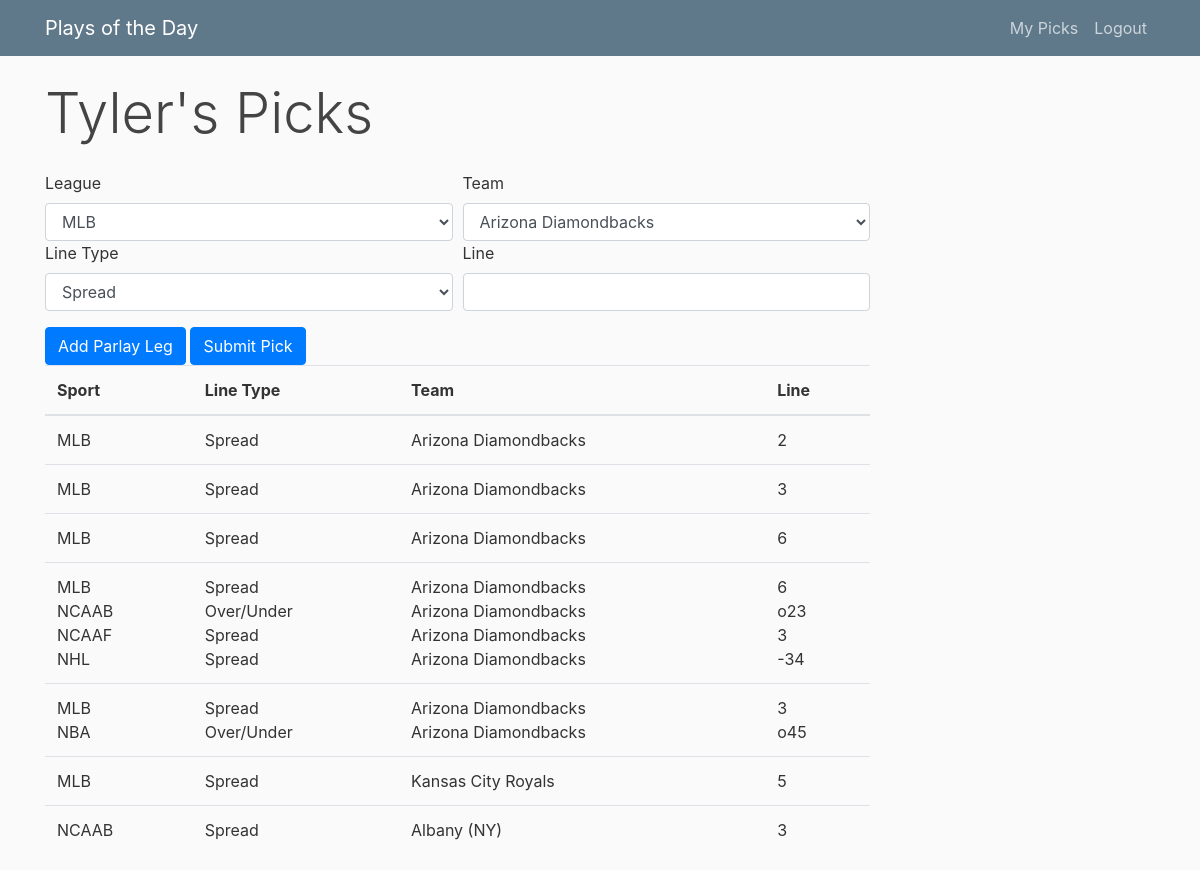
The app's page /mypicks (signed in), older data.
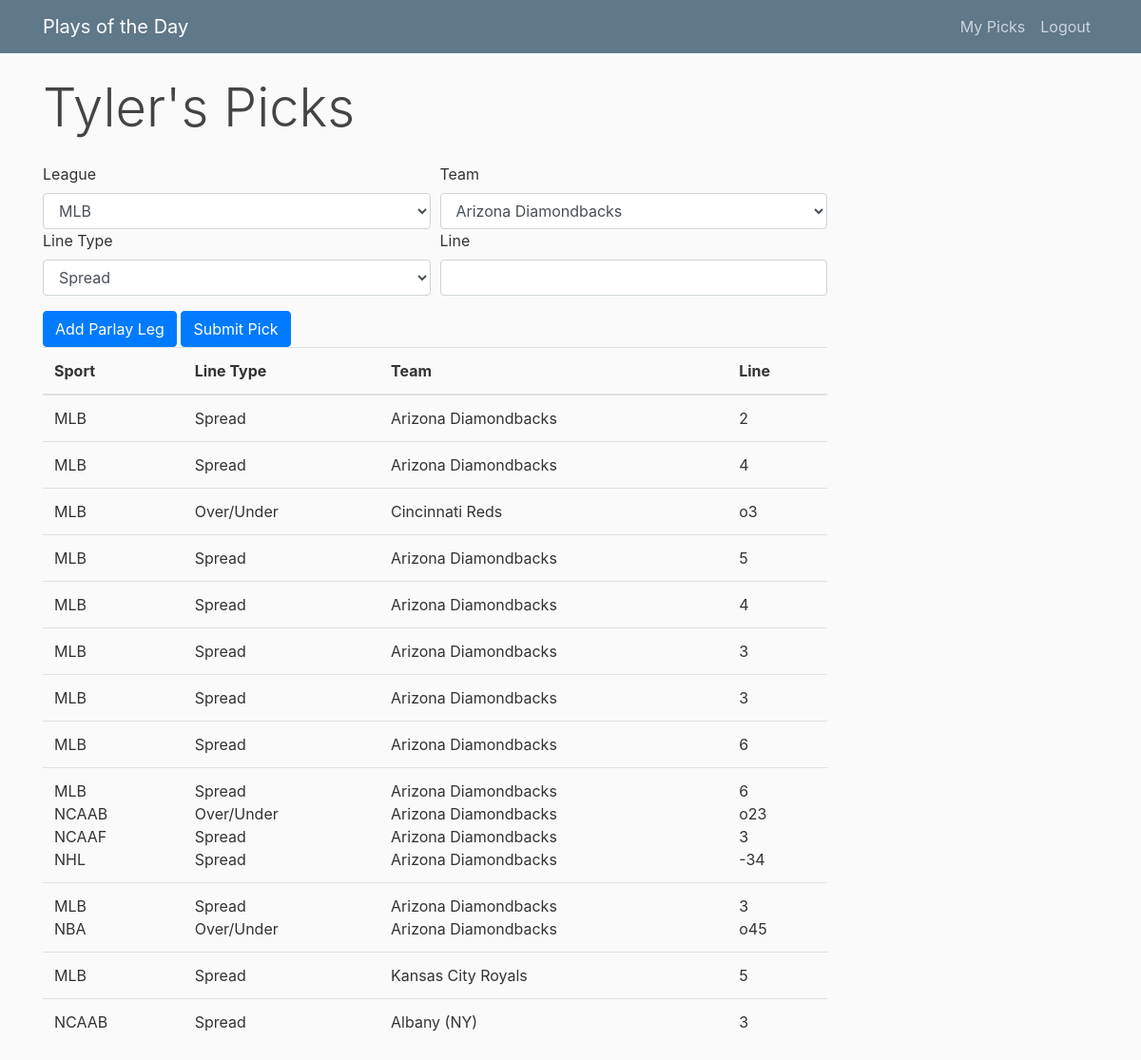
The same page, newer data.
### pod/models.py (models this page shows, shortened)
class User(db.Model, UserMixin):
    id = db.Column(db.Integer, primary_key=True)
    firstname = db.Column(db.String(30), nullable=False)
    lastname = db.Column(db.String(30), nullable=False)
    email = db.Column(db.String(120), nullable=False, unique=True)
    picks = db.relationship('Pick', backref='userobj', lazy=False)

class Pick(db.Model):
    id = db.Column(db.Integer, primary_key=True)
    user_id = db.Column(db.Integer, db.ForeignKey('user.id'), nullable=False)
    date = db.Column(db.Date, nullable=False)
    sport = db.Column(db.String(60), nullable=False)
    team = db.Column(db.String(60), nullable=False)
    linetype = db.Column(db.String(60), nullable=False)
    line = db.Column(db.String(60), nullable=False)
    odds = db.Column(db.Integer, nullable=True)
    result = db.Column(db.Boolean, nullable=True)
    parlay_id = db.Column(db.Integer, db.ForeignKey('parlay.id'), nullable=True)

### pod/picks/routes.py (the view, shortened to what this page needs)
@picks.route("/mypicks", methods=['GET', 'POST'])
@login_required
def mypicks():
    picks = Pick.query.filter(Pick.user_id == current_user.id).order_by(Pick.date.desc()).all()
    form = ParlayForm()
    return render_template('mypicks.html', picks=picks, form=form)

### pod/picks/forms.py (shortened to what this page needs)
class ParlayForm(FlaskForm):
    picks = FieldList(FormField(ParlayPickForm), min_entries=1, max_entries=10)

class ParlayPickForm(FlaskForm):
    sport = SelectField('sport', choices=[('MLB', 'MLB'), ('NBA', 'NBA'), ('NCAAB', 'NCAAB'), ('NCAAF', 'NCAAF'), ('NFL', 'NFL'), ('NHL', 'NHL')])
    team = NonValidatingSelectField('team', choices=mlbtup)
    linetype = SelectField('linetype', choices=[('Spread', 'Spread'), ('MoneyLine', 'MoneyLine'), ('Over/Under', 'Over/Under'), ('Prop', 'Prop')])
    line = NonValidatingStringField('line', validators=[Regexp(r'(^[-+]?[1-9]\d*(\.5)?$)+')])
    date = StringField()

### pod/models.py (called while the page is built)
@login_manager.user_loader
def load_user(user_id):
    return User.query.get(int(user_id))

### pod/templates/mypicks.html (shortened to what this page needs)
{% extends "layout.html" %}
{% block content1  %}
<h2 class="display-4 mb-4">{{current_user.firstname}}'s Picks</h2>
<form id="pick-form" class="needs-validation" action="" method="POST" role = "form" novalidate>
<div id="subforms-container" class="">
    <div id="pick-0-form" class="subform form-group mb-3" data-index="0">
        <div class="form-row">
            <div class="col">
                <label for="picks-0-sport">League</label>
                <select class="form-control sport" id="picks-0-sport" name="picks-0-sport">
                    <option value="MLB">MLB</option>
                </select>
            </div>
            <div class="col">
                <label for="picks-0-team">Team</label>
                <select class="form-control team" id="picks-0-team" name="picks-0-team">
                    <option value="Arizona Diamondbacks">Arizona Diamondbacks</option>
                </select>
            </div>
        </div>
        <div class="form-row">
            <div class="col">
                <label for="picks-0-linetype">Line Type</label>
                <select class="form-control" id="picks-0-linetype" name="picks-0-linetype">
                    <option value="Spread">Spread</option>
                </select>
            </div>
            <div class="col">
                <label for="picks-0-line">Line</label>
                <input class="form-control" id="picks-0-line" name="picks-0-line" type="text" value="" pattern="(^[ou][1-9]\d*(.5)?$)|(^[-+]?[1-9]\d*(\.5)?$)" required>
            </div>
        </div>
    </div>
</div>
<button type="button" id="add" class="btn btn-primary">Add Parlay Leg</button>
<button type="submit" class="btn btn-primary">Submit Pick</button>
</form>
{% endblock content1 %}
{% block content2 %}
<div class="table-responsive">
  <table class="table">
    <thead>
      <th scope="col">Sport</th>
      <th scope="col">Line Type</th>
      <th scope="col">Team</th>
      <th scope="col">Line</th>
    </thead>
      {% set skip_list = [] %}
      {% for pick in picks %}
        {% if pick.id in skip_list %}
        {% else %}
          {% if pick.parlay_id == None %}
            <tr>
              <td>{{pick.sport}}</td>
              <td>{{pick.linetype}}</td>
              <td>{{pick.team}}</td>
              <td>{{pick.line}}</td>
            </tr>
          {% else %}
          <tr>
            <td>
              {% for parpick in pick.parlayobj.picks %}
                <div>{{parpick.sport}}</div>
                {% do skip_list.append(parpick.id) %}
              {% endfor %}
            </td>
            <td>
              {% for parpick in pick.parlayobj.picks %}
                <div>{{parpick.linetype}}</div>
              {% endfor %}
            </td>
            <td>
              {% for parpick in pick.parlayobj.picks %}
                <div>{{parpick.team}}</div>
              {% endfor %}
            </td>
            <td>
              {% for parpick in pick.parlayobj.picks %}
                <div>{{parpick.line}}</div>
              {% endfor %}
            </td>
          </tr>
          {% endif %}
        {% endif %}
      {% endfor %}
  </table>
</div>
{% endblock content2 %}

### pod/templates/layout.html (shortened to what this page needs)
<!DOCTYPE html>
<html>
<head>
    <link rel="stylesheet" href="https://maxcdn.bootstrapcdn.com/bootstrap/4.0.0/css/bootstrap.min.css">
    <link rel="stylesheet" type="text/css" href="{{ url_for('static', filename='main.css') }}">
</head>
<body>
    <header class="site-header">
      <nav class="navbar navbar-expand-md navbar-dark bg-steel fixed-top">
        <div class="container">
          <a class="navbar-brand mr-4" href="/">Plays of the Day</a>
          <div class="collapse navbar-collapse" id="navbarToggle">
            <div class="navbar-nav">
            {% if current_user.is_authenticated%}
              <a class="nav-item nav-link" href="{{ url_for('picks.mypicks') }}">My Picks</a>
              <a class="nav-item nav-link" href="{{ url_for('users.logout') }}">Logout</a>
            {% else%}
              <a class="nav-item nav-link" href="{{url_for('users.login')}}">Login</a>
              <a class="nav-item nav-link" href="{{url_for('users.register')}}">Register</a>
            {% endif%}
            </div>
          </div>
        </div>
      </nav>
    </header>
    <main role="main" class="container">
      <div class="row">
        <div class="col-md-9">
          {% block content1 %}{% endblock %}
        </div>
      </div>
      <div class="row">
        <div class="col-md-9">
          {% block content2 %}{% endblock %}
        </div>
      </div>
    </main>
</body>
</html>

### pod/static/main.css (style rules this page uses)
body { background: #fafafa; color: #333333; margin-top: 5rem; }
h1, h2, h3, h4, h5, h6 { color: #444444; }
.bg-steel { background-color: #5f788a; }
.site-header .navbar-nav .nav-link { color: #cbd5db; }

Row changes from the older to the newer data that the page shows:
added Pick: sport "MLB", linetype "Spread", team "Arizona Diamondbacks", line "4"
added Pick: sport "MLB", linetype "Over/Under", team "Cincinnati Reds", line "o3"
added Pick: sport "MLB", linetype "Spread", team "Arizona Diamondbacks", line "5"
added Pick: sport "MLB", linetype "Spread", team "Arizona Diamondbacks", line "4"
added Pick: sport "MLB", linetype "Spread", team "Arizona Diamondbacks", line "3"
